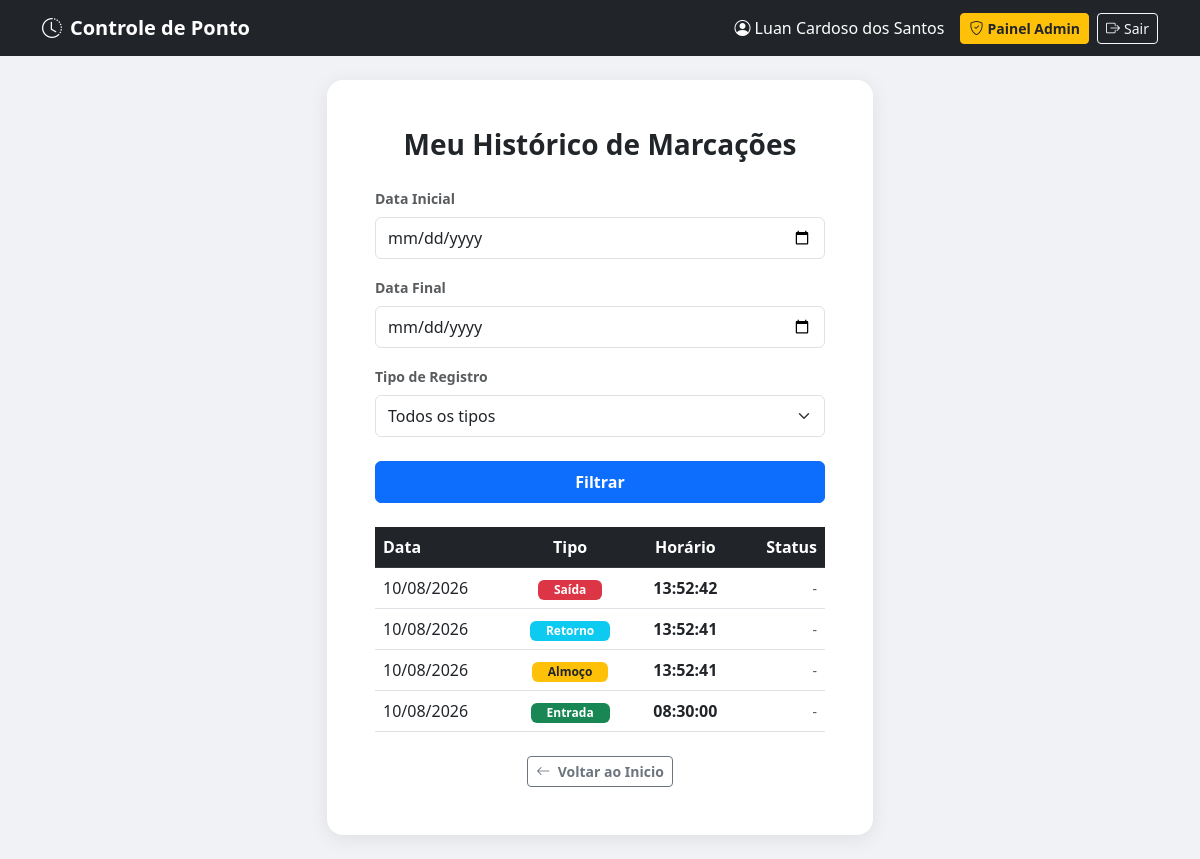
Page /meu-historico (signed in) on the earlier database version.
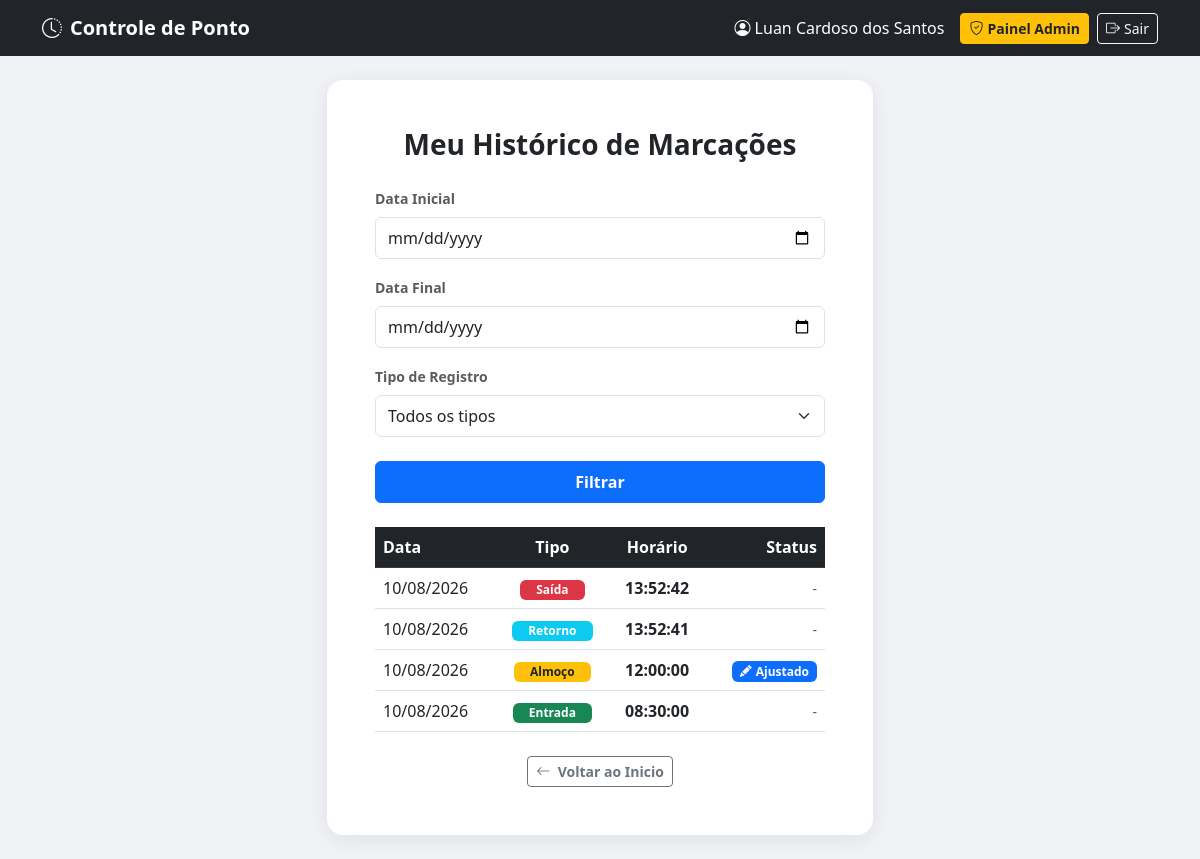
Same page on the later database version.
### app.py (models this page shows)
class RegistroPonto(db.Model):
    id = db.Column(db.Integer, primary_key=True)
    data = db.Column(db.String(10), nullable=False)  # DD/MM/YYYY
    tipo = db.Column(db.String(20), nullable=False)
    hora = db.Column(db.String(8), nullable=False)   # HH:MM:SS
    usuario_id = db.Column(db.Integer, db.ForeignKey("usuario.id"), nullable=False)
    foi_ajustado = db.Column(db.Boolean, default=False)

### app.py (the view, shortened to what this page needs)
@app.route("/meu-historico")
@login_required
def meu_historico():
    data_inicio = request.args.get("data_inicio", "").strip()
    data_fim = request.args.get("data_fim", "").strip()
    tipo_ponto = request.args.get("tipo_ponto", "").strip()
    query = RegistroPonto.query.filter_by(usuario_id=current_user.id)
    if tipo_ponto:
        query = query.filter_by(tipo=tipo_ponto)
    registros = query.order_by(RegistroPonto.id.desc()).all()
    return render_template(
        "meu_historico.html",
        registros=registros,
        data_inicio=data_inicio,
        data_fim=data_fim,
        tipo_ponto=tipo_ponto,
    )

### app.py (called while the page is built)
@login_manager.user_loader
def load_user(user_id):
    return Usuario.query.get(int(user_id))

### templates/meu_historico.html (shortened to what the changed rows need)
{% extends 'base.html' %}
{% block content %}
<div class="row justify-content-center">
    <div class="col-md-7 col-lg-6">
        <div class="card main-card p-4 p-md-5">
            <div class="table-responsive">
                <table class="table align-middle mb-0">
                    <thead class="table-dark">
                        <tr>
                            <th scope="col">Data</th>
                            <th scope="col" class="text-center">Tipo</th>
                            <th scope="col" class="text-center">Horário</th>
                            <th scope="col" class="text-end">Status</th>
                        </tr>
                    </thead>
                    <tbody>
                        {% for reg in registros %}
                        <tr>
                            <td>
                                {% if reg.data is defined %}{{ reg.data }}{% elif reg.data_hora is defined %}{{ reg.data_hora.strftime('%d/%m/%Y') }}{% endif %}
                            </td>
                            <td class="text-center">
                                {% set t = reg.tipo if reg.tipo is defined else reg['tipo'] %}
                                {% if t == 'Entrada' %}
                                    <span class="badge bg-success px-3 py-1">Entrada</span>
                                {% elif t == 'Almoço' %}
                                    <span class="badge bg-warning text-dark px-3 py-1">Almoço</span>
                                {% elif t == 'Retorno' %}
                                    <span class="badge bg-info px-3 py-1">Retorno</span>
                                {% elif t == 'Saída' %}
                                    <span class="badge bg-danger px-3 py-1">Saída</span>
                                {% else %}
                                    <span class="badge bg-secondary px-3 py-1">{{ t }}</span>
                                {% endif %}
                            </td>
                            <td class="fw-bold text-center">
                                {% if reg.hora is defined %}{{ reg.hora }}{% elif reg.data_hora is defined %}{{ reg.data_hora.strftime('%H:%M:%S') }}{% endif %}
                            </td>
                            <td class="text-end">
                                {% set e_ajustado = reg.foi_ajustado or reg.ajustado or reg.is_adjusted or reg.editado or (reg['foi_ajustado'] is defined and reg['foi_ajustado']) or (reg['ajustado'] is defined and reg['ajustado']) or (reg['status'] is defined and reg['status'] == 'Ajustado') %}
                                {% if e_ajustado %}
                                    <span class="badge bg-primary text-white px-2 py-1" data-bs-toggle="tooltip" title="Ponto editado/ajustado">
                                        <i class="bi bi-pencil-fill me-1"></i>Ajustado
                                    </span>
                                {% else %}
                                    <span class="text-muted small">-</span>
                                {% endif %}
                            </td>
                        </tr>
                        {% else %}
                        <tr>
                            <td colspan="4" class="text-center text-muted py-3">Nenhum registro encontrado.</td>
                        </tr>
                        {% endfor %}
                    </tbody>
                </table>
            </div>
        </div>
    </div>
</div>
{% endblock %}

Differences in the rows shown:
changed RegistroPonto (number 3 of 4 on the later page): hora "13:52:41" → "12:00:00"; text "-" → "Ajustado"
